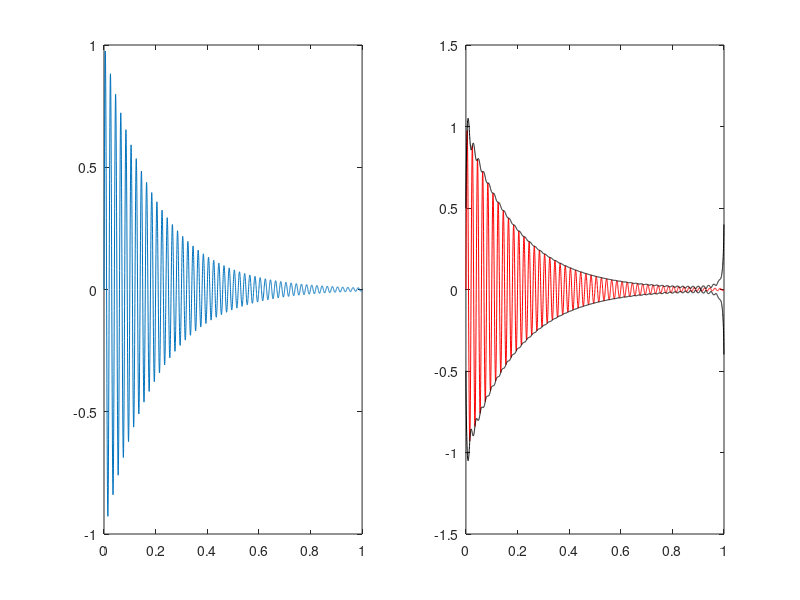

Write MATLAB code to recreate this figure.
fy = 50;
wy = 2*pi*fy;
fs = 3000;
k  = 5; 
ts = 1/fs;
t  = 0:ts:(1-ts);
s  = exp(-k*t).*sin(wy*t);
sound(s,fs);
h  = hilbert(s);
g  = abs(h);

figure(1);
subplot(1,2,1);
plot(t,s);

subplot(1,2,2);
plot(t,s,'r');
hold on;
plot(t,g,'k',t,-g,'k');